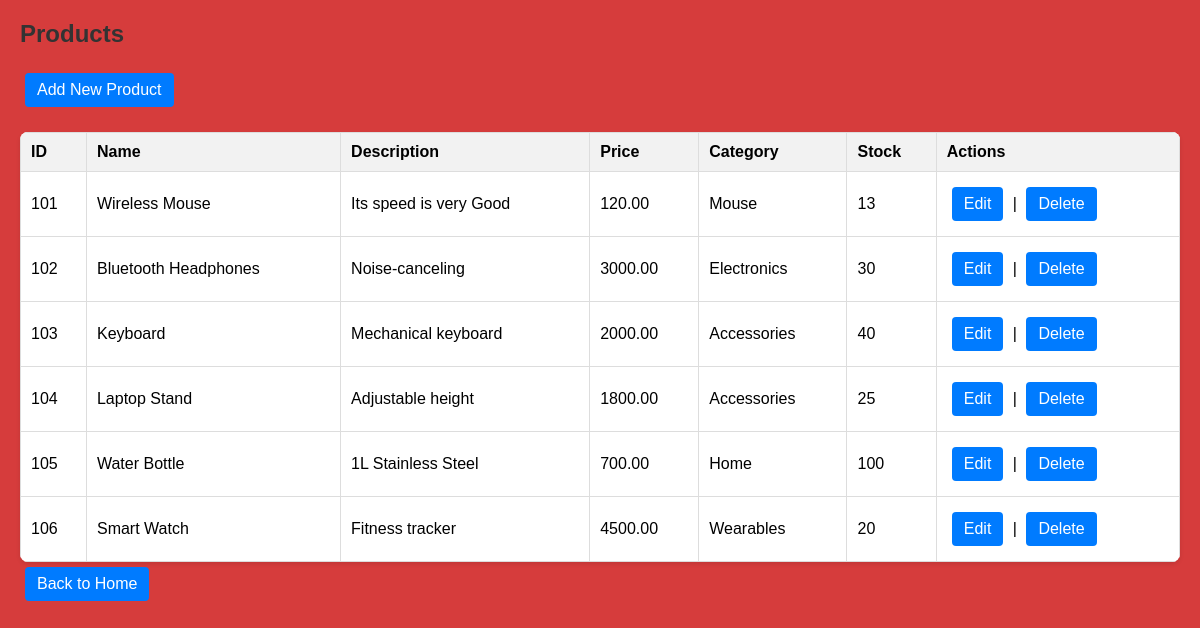
Screenshot of /Assignment-3/product/read.php with the database file from the repository.
### tables this page shows
CREATE TABLE `product` (
  `product_id` int(11) NOT NULL,
  `product_name` varchar(100) DEFAULT NULL,
  `description` text DEFAULT NULL,
  `price` decimal(10,2) DEFAULT NULL,
  `category` varchar(50) DEFAULT NULL,
  `stock` int(11) DEFAULT NULL
);

### Assignment-3/product/read.php (the view)
<?php include '../includes/db.php'; ?>
<link rel="stylesheet" href="../css/style.css">
<h2>Products</h2>
<a href="create.php">Add New Product</a>
<table>
<tr><th>ID</th><th>Name</th><th>Description</th><th>Price</th><th>Category</th><th>Stock</th><th>Actions</th></tr>
<?php
$result = $conn->query("SELECT * FROM Product");
while($row = $result->fetch_assoc()){
    echo "<tr><td>".$row['product_id']."</td><td>".$row['product_name']."</td><td>".$row['description']."</td><td>".$row['price']."</td><td>".$row['category']."</td><td>".$row['stock']."</td>
    <td><a href='update.php?id=".$row['product_id']."'>Edit</a> |
    <a href='delete.php?id=".$row['product_id']."'>Delete</a></td></tr>";
}
?>
</table>
<a href='../index.php'>Back to Home</a>

### Assignment-3/css/style.css (style rules this page uses)
h2, h1 { color: #333; }
a { margin: 5px; padding: 8px 12px; background-color: #007BFF; color: white; text-decoration: none; border-radius: 4px; display: inline-block; }
table { border-collapse: collapse; width: 100%; background: white; margin-top: 20px; box-shadow: 0 2px 4px rgba(0,0,0,0.1); border-radius: 8px; overflow: hidden; }
th, td { padding: 10px; border: 1px solid #ddd; text-align: left; }
th { background-color: #f2f2f2; font-weight: bold; }

### rows the page displays
product: product_id "101", product_name "Wireless Mouse", description "Its speed is very Good", price "120.00", category "Mouse", stock "13"
product: product_id "102", product_name "Bluetooth Headphones", description "Noise-canceling", price "3000.00", category "Electronics", stock "30"
product: product_id "103", product_name "Keyboard", description "Mechanical keyboard", price "2000.00", category "Accessories", stock "40"
product: product_id "104", product_name "Laptop Stand", description "Adjustable height", price "1800.00", category "Accessories", stock "25"
product: product_id "105", product_name "Water Bottle", description "1L Stainless Steel", price "700.00", category "Home", stock "100"
product: product_id "106", product_name "Smart Watch", description "Fitness tracker", price "4500.00", category "Wearables", stock "20"
